Frame 1 (no input): blank canvas, image omitted
Frame 60 (the mouse pressed at the canvas centre just before this capture): blank canvas, image omitted
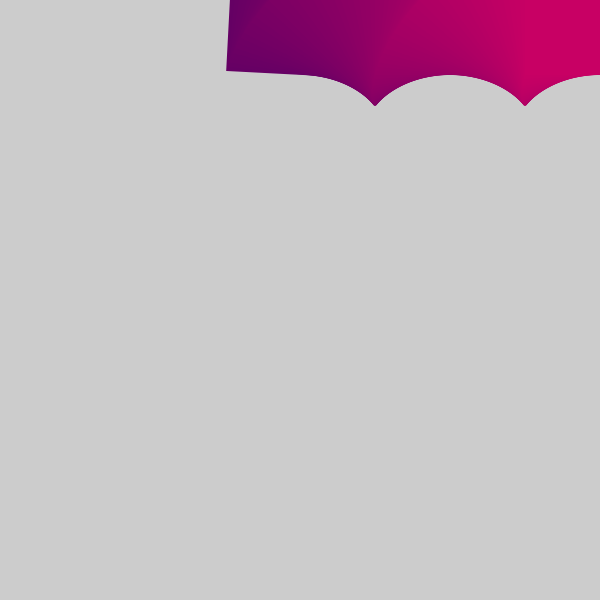
Frame 120 (the mouse held since frame 60 and released just before this capture)

The Processing sketch whose frames 1 and 60 were blank and that drew this single picture after the mouse press (run headless with seeded random() and noise(); from frame 60 on, the mouse is pressed at the canvas centre):

// Processing sketch: w3_08_patternMaker2
// ── w3_08_patternMaker2.pde
// code 1 FA 18
// week 3 - example 08
// bryan ma
// pattern maker 2
// same approach as last sketch, but with a rotating rectangle with variable size

int x = 0;
int y = 0;
float angle = 0;

void setup() {
  size(600,600);
  rectMode(CENTER);
  noStroke();
}

void draw() {
  angle += 3;
  x += 5;
  
  translate(x,y);
  rotate(radians(angle)); 
  
  float rColor = x/3;
  float gColor = y/3;
  float bColor = 100;
  
  fill(rColor, gColor, bColor);
  rect(0, 0, mouseX * 0.5, mouseY * 0.5);
  
  if (x > width) {
    x = 0;
    y += 50;
  }
}
